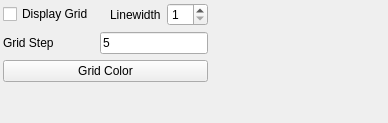
<?xml version="1.0" encoding="UTF-8"?>
<ui version="4.0">
 <class>ToolBarOrthoGrid</class>
 <widget class="QWidget" name="ToolBarOrthoGrid">
  <property name="geometry">
   <rect>
    <x>0</x>
    <y>0</y>
    <width>388</width>
    <height>123</height>
   </rect>
  </property>
  <property name="sizePolicy">
   <sizepolicy hsizetype="Preferred" vsizetype="Minimum">
    <horstretch>0</horstretch>
    <verstretch>0</verstretch>
   </sizepolicy>
  </property>
  <property name="windowTitle">
   <string>Form</string>
  </property>
  <layout class="QGridLayout" name="gridLayout">
   <property name="leftMargin">
    <number>3</number>
   </property>
   <property name="topMargin">
    <number>3</number>
   </property>
   <property name="rightMargin">
    <number>3</number>
   </property>
   <property name="bottomMargin">
    <number>3</number>
   </property>
   <property name="verticalSpacing">
    <number>6</number>
   </property>
   <item row="3" column="1">
    <spacer name="verticalSpacer">
     <property name="orientation">
      <enum>Qt::Vertical</enum>
     </property>
     <property name="sizeHint" stdset="0">
      <size>
       <width>0</width>
       <height>0</height>
      </size>
     </property>
    </spacer>
   </item>
   <item row="1" column="0">
    <widget class="QLabel" name="label">
     <property name="text">
      <string>Grid Step</string>
     </property>
    </widget>
   </item>
   <item row="0" column="2">
    <widget class="QLabel" name="label_2">
     <property name="text">
      <string>Linewidth</string>
     </property>
    </widget>
   </item>
   <item row="0" column="0">
    <widget class="QCheckBox" name="displayGridCheckBox">
     <property name="toolTip">
      <string>This feature displays a grid when the orthographic mode is enabled. If you export the HD image, the grid will be included.</string>
     </property>
     <property name="text">
      <string>Display Grid</string>
     </property>
    </widget>
   </item>
   <item row="0" column="3">
    <widget class="QSpinBox" name="lineWidthSpinBox">
     <property name="minimum">
      <number>1</number>
     </property>
     <property name="maximum">
      <number>10</number>
     </property>
    </widget>
   </item>
   <item row="0" column="4">
    <spacer name="horizontalSpacer">
     <property name="orientation">
      <enum>Qt::Horizontal</enum>
     </property>
     <property name="sizeHint" stdset="0">
      <size>
       <width>40</width>
       <height>20</height>
      </size>
     </property>
    </spacer>
   </item>
   <item row="2" column="0" colspan="4">
    <widget class="QPushButton" name="colorPicker">
     <property name="text">
      <string>Grid Color</string>
     </property>
     <property name="flat">
      <bool>false</bool>
     </property>
    </widget>
   </item>
   <item row="1" column="1" colspan="3">
    <widget class="QDoubleEdit" name="gridStepLineEdit">
     <property name="text">
      <string>5</string>
     </property>
    </widget>
   </item>
  </layout>
 </widget>
 <customwidgets>
  <customwidget>
   <class>QDoubleEdit</class>
   <extends>QLineEdit</extends>
   <header>qdoubleedit.h</header>
  </customwidget>
 </customwidgets>
 <resources>
  <include location="../../../openscantools.qrc"/>
 </resources>
 <connections/>
</ui>
